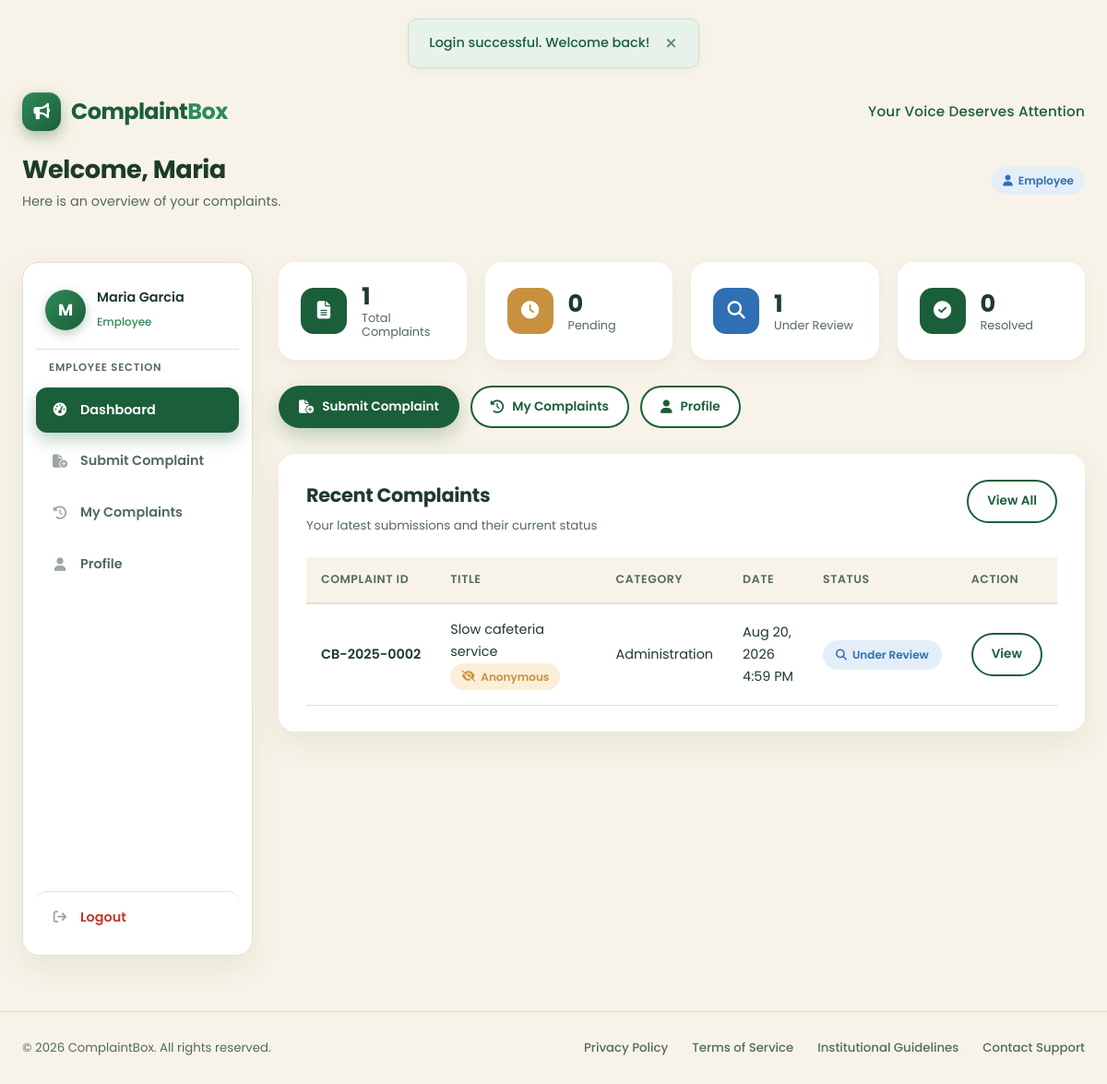
Page /dashboard.php (signed in) on the committed database.
### tables this page shows
CREATE TABLE IF NOT EXISTS users (
  id         INT UNSIGNED AUTO_INCREMENT PRIMARY KEY,
  full_name  VARCHAR(120) NOT NULL,
  email      VARCHAR(120) NOT NULL UNIQUE,
  password   VARCHAR(255) NOT NULL,
  phone      VARCHAR(15)  NOT NULL,
  role       ENUM('super_admin','admin','employee','student') NOT NULL DEFAULT 'student',
  status     ENUM('active','inactive') NOT NULL DEFAULT 'active',
  created_at TIMESTAMP DEFAULT CURRENT_TIMESTAMP,
  updated_at TIMESTAMP DEFAULT CURRENT_TIMESTAMP ON UPDATE CURRENT_TIMESTAMP,

  INDEX idx_user_email (email),
  INDEX idx_user_role  (role),
  INDEX idx_user_status(status)
);

CREATE TABLE IF NOT EXISTS complaints (
  id           INT UNSIGNED AUTO_INCREMENT PRIMARY KEY,
  complaint_id VARCHAR(20)  NOT NULL UNIQUE,
  user_id      INT UNSIGNED NOT NULL,
  title        VARCHAR(160) NOT NULL,
  description  TEXT         NOT NULL,
  category     ENUM('academic','infrastructure','faculty','administration','hostel','library','laboratory','harassment','other') NOT NULL DEFAULT 'other',
  anonymous    TINYINT(1)   NOT NULL DEFAULT 0,
  status       ENUM('pending','review','approved','resolved','rejected') NOT NULL DEFAULT 'pending',
  admin_remark TEXT         NULL,
  evidence     VARCHAR(255) NULL,
  created_at   TIMESTAMP DEFAULT CURRENT_TIMESTAMP,
  updated_at   TIMESTAMP DEFAULT CURRENT_TIMESTAMP ON UPDATE CURRENT_TIMESTAMP,

  INDEX idx_complaint_user   (user_id),
  INDEX idx_complaint_status (status),
  INDEX idx_complaint_category(category),

  CONSTRAINT fk_complaints_user
    FOREIGN KEY (user_id) REFERENCES users(id)
    ON DELETE RESTRICT
    ON UPDATE CASCADE
);

### database/database.php (called while the page is built, shortened)
<?php
function db(): PDO
{
    static $pdo = null;
    if ($pdo === null) {
        $dsn = 'mysql:host=' . DB_HOST . ';dbname=' . DB_NAME . ';charset=' . DB_CHARSET;
        $options = [
            PDO::ATTR_ERRMODE            => PDO::ERRMODE_EXCEPTION,
            PDO::ATTR_DEFAULT_FETCH_MODE => PDO::FETCH_ASSOC,
            PDO::ATTR_EMULATE_PREPARES   => false,
        ];
        try {
            $pdo = new PDO($dsn, DB_USER, DB_PASS, $options);
        } catch (PDOException $e) {
            http_response_code(500);
            echo 'Database connection failed. Please check config/database.php and confirm MySQL is running.';
            exit;
        }
    }
    return $pdo;
}

### includes/auth.php (called while the page is built, shortened)
<?php
require_once __DIR__ . '/functions.php';
$stmt = db()->prepare(
    "SELECT id, full_name, email, password, phone, role, status, created_at
     FROM users WHERE id = :id LIMIT 1"
);
$stmt->execute([':id' => $_SESSION['user_id']]);
$current_user = $stmt->fetch();

### includes/functions.php (called while the page is built, shortened)
<?php
require_once __DIR__ . '/../database/database.php';
function e(?string $value): string
{
    return htmlspecialchars((string) $value, ENT_QUOTES, 'UTF-8');
}
function status_config(): array
{
    return [
        'pending'  => ['label' => 'Pending',      'class' => 'status-pending'],
        'review'   => ['label' => 'Under Review', 'class' => 'status-review'],
        'approved' => ['label' => 'Approved',     'class' => 'status-approved'],
        'resolved' => ['label' => 'Resolved',     'class' => 'status-resolved'],
        'rejected' => ['label' => 'Rejected',     'class' => 'status-rejected'],
    ];
}
function status_label(string $status): string
{
    $cfg = status_config();
    return $cfg[$status]['label'] ?? ucfirst($status);
}
function status_class(string $status): string
{
    $cfg = status_config();
    return $cfg[$status]['class'] ?? 'status-pending';
}
function role_label(string $role): string
{
    return match ($role) {
        'super_admin' => 'Super Admin',
        'admin'       => 'Administrator',
        'employee'    => 'Employee',
        default       => 'Student',
    };
}
function nice_date(string $date): string
{
    $ts = strtotime($date);
    return $ts ? date('M j, Y g:i A', $ts) : $date;
}

### dashboard.php (the view, shortened to what this page needs)
<?php
$active = 'dashboard';
require_once __DIR__ . '/includes/auth.php';
$db = db();
$userId = (int) $current_user['id'];
$stats = [
    'total'    => 0, 'pending' => 0, 'review' => 0, 'resolved' => 0,
];
$stmt = $db->prepare(
    "SELECT status, COUNT(*) AS cnt FROM complaints WHERE user_id = :uid GROUP BY status"
);
$stmt->execute([':uid' => $userId]);
foreach ($stmt->fetchAll() as $row) {
    $stats['total'] += (int) $row['cnt'];
    if (isset($stats[$row['status']])) {
        $stats[$row['status']] = (int) $row['cnt'];
    }
}
$stmt = $db->prepare(
    "SELECT id, complaint_id, title, category, status, anonymous, created_at
     FROM complaints WHERE user_id = :uid ORDER BY created_at DESC, id DESC LIMIT 5"
);
$stmt->execute([':uid' => $userId]);
$recent = $stmt->fetchAll();
include __DIR__ . '/includes/header.php';
?>
<header class="dash-header container">
  <div class="welcome-bar">
    <div>
      <h1>Welcome, <?php echo e(explode(' ', $current_user['full_name'])[0]); ?></h1>
      <p>Here is an overview of your complaints.</p>
    </div>
    <span class="role-badge <?php echo $current_user['role'] === 'student' ? 'role-student' : 'role-employee'; ?>">
      <i class="fa-solid fa-user"></i> <?php echo e(role_label($current_user['role'])); ?>
    </span>
  </div>
</header>
<div class="container dash-layout">
  <?php include __DIR__ . '/includes/sidebar.php'; ?>
  <main class="dash-main">
    <div class="stats-grid">
      <div class="stat-card">
        <span class="stat-icon icon-total"><i class="fa-solid fa-file-lines"></i></span>
        <div class="stat-meta">
          <strong class="stat-value"><?php echo $stats['total']; ?></strong>
          <span class="stat-label">Total Complaints</span>
        </div>
      </div>
      <div class="stat-card">
        <span class="stat-icon icon-pending"><i class="fa-solid fa-clock"></i></span>
        <div class="stat-meta">
          <strong class="stat-value"><?php echo $stats['pending']; ?></strong>
          <span class="stat-label">Pending</span>
        </div>
      </div>
      <div class="stat-card">
        <span class="stat-icon icon-review"><i class="fa-solid fa-magnifying-glass"></i></span>
        <div class="stat-meta">
          <strong class="stat-value"><?php echo $stats['review']; ?></strong>
          <span class="stat-label">Under Review</span>
        </div>
      </div>
      <div class="stat-card">
        <span class="stat-icon icon-resolved"><i class="fa-solid fa-circle-check"></i></span>
        <div class="stat-meta">
          <strong class="stat-value"><?php echo $stats['resolved']; ?></strong>
          <span class="stat-label">Resolved</span>
        </div>
      </div>
    </div>
    <div class="quick-actions">
      <a href="submit_complaint.php" class="btn btn-primary btn-sm">
        <i class="fa-solid fa-file-circle-plus"></i> Submit Complaint
      </a>
      <a href="my_complaints.php" class="btn btn-outline btn-sm">
        <i class="fa-solid fa-clock-rotate-left"></i> My Complaints
      </a>
      <a href="profile.php" class="btn btn-outline btn-sm">
        <i class="fa-solid fa-user"></i> Profile
      </a>
    </div>
    <div class="card">
      <div class="card-head">
        <div>
          <h2>Recent Complaints</h2>
          <p>Your latest submissions and their current status</p>
        </div>
        <a href="my_complaints.php" class="btn btn-outline btn-sm">View All</a>
      </div>
      <div class="table-wrap">
        <?php if (empty($recent)): ?>
          <div class="empty-state">
            <i class="fa-regular fa-folder-open"></i>
            <p>No complaints submitted yet.</p>
            <a href="submit_complaint.php" class="btn btn-primary btn-sm">Submit Your First Complaint</a>
          </div>
        <?php else: ?>
          <table class="data-table">
            <thead>
              <tr>
                <th>Complaint ID</th>
                <th>Title</th>
                <th>Category</th>
                <th>Date</th>
                <th>Status</th>
                <th>Action</th>
              </tr>
            </thead>
            <tbody>
              <?php foreach ($recent as $c): ?>
              <tr>
                <td class="id-cell"><?php echo e($c['complaint_id']); ?></td>
                <td>
                  <?php echo e($c['title']); ?>
                  <?php if ((int) $c['anonymous'] === 1): ?>
                    <span class="role-badge role-admin"><i class="fa-solid fa-eye-slash"></i> Anonymous</span>
                  <?php endif; ?>
                </td>
                <td><?php echo e(ucfirst($c['category'])); ?></td>
                <td><?php echo e(nice_date($c['created_at'])); ?></td>
                <td>
                  <span class="status-badge <?php echo status_class($c['status']); ?>">
                    <i class="fa-solid <?php echo $c['status'] === 'pending' ? 'fa-clock' : ($c['status'] === 'review' ? 'fa-magnifying-glass' : ($c['status'] === 'approved' ? 'fa-check' : ($c['status'] === 'resolved' ? 'fa-circle-check' : 'fa-xmark'))); ?>"></i>
                    <?php echo status_label($c['status']); ?>
                  </span>
                </td>
                <td>
                  <a href="complaint_view.php?id=<?php echo (int) $c['id']; ?>" class="btn btn-outline btn-sm">View</a>
                </td>
              </tr>
              <?php endforeach; ?>
            </tbody>
          </table>
        <?php endif; ?>
      </div>
    </div>
  </main>
</div>
<?php include __DIR__ . '/includes/footer.php'; ?>

### includes/sidebar.php (shortened to what this page needs)
<?php
$active = $active ?? '';
$role   = $current_user['role'] ?? 'student';
?>
<aside class="sidebar">
  <div class="sidebar-user">
    <span class="sidebar-avatar"><?php echo e(strtoupper(substr($current_user['full_name'], 0, 1))); ?></span>
    <span class="sidebar-user-info">
      <strong><?php echo e($current_user['full_name']); ?></strong>
      <small><?php echo e(role_label($role)); ?></small>
    </span>
  </div>
  <p class="sidebar-label"><?php echo e(role_label($role)); ?> Section</p>
  <nav class="sidebar-menu" aria-label="Dashboard navigation">
    <a href="dashboard.php" class="menu-item <?php echo $active === 'dashboard' ? 'active' : ''; ?>">
      <i class="fa-solid fa-gauge-high"></i> Dashboard
    </a>
    <a href="submit_complaint.php" class="menu-item <?php echo $active === 'submit' ? 'active' : ''; ?>">
      <i class="fa-solid fa-file-circle-plus"></i> Submit Complaint
    </a>
    <a href="my_complaints.php" class="menu-item <?php echo $active === 'complaints' ? 'active' : ''; ?>">
      <i class="fa-solid fa-clock-rotate-left"></i> My Complaints
    </a>
    <a href="profile.php" class="menu-item <?php echo $active === 'profile' ? 'active' : ''; ?>">
      <i class="fa-solid fa-user"></i> Profile
    </a>
    <a href="logout.php" class="menu-item menu-item--logout">
      <i class="fa-solid fa-arrow-right-from-bracket"></i> Logout
    </a>
  </nav>
</aside>

### rows in the picture
users: full_name "Maria", role "Employee", full_name "M", full_name "Maria Garcia", role "EMPLOYEE"
complaints: complaint "CB-2025-0002", title "Slow cafeteria service", anonymous 1 (drawn), category "Administration", created_at "Aug 20, 2026 4:59 PM", status "Under Review"

### other values in the picture
$flash['message'] "Login successful. Welcome back!"
$stats['total'] "1"
$stats['pending'] "0"
$stats['review'] "1"
$stats['resolved'] "0"
